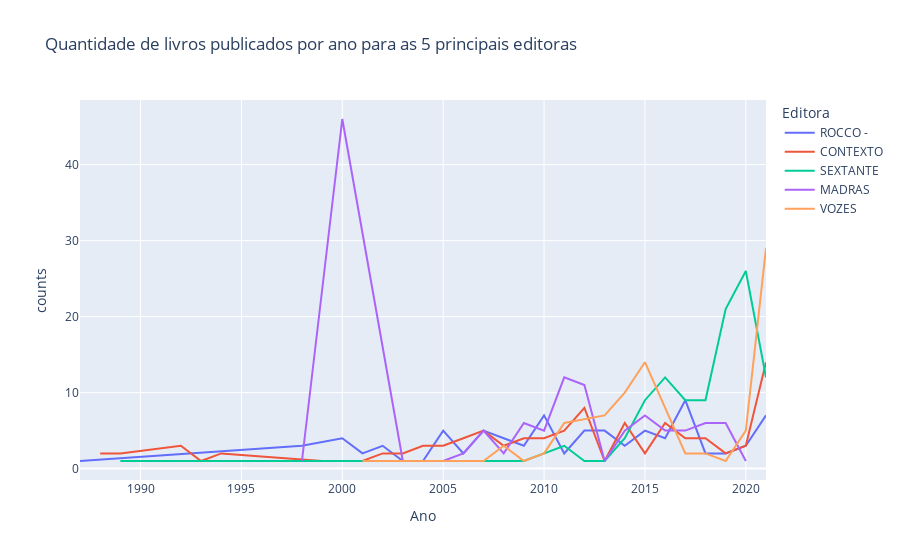

The code cell stored with this chart in its notebook:
### Code cell
ano_cat_dist = df[df['Editora'].isin(top_5_editoras)].groupby(by=['Ano','Editora']).size().reset_index(name='counts')
fig = px.line(ano_cat_dist, x="Ano", y="counts", color='Editora',title='Quantidade de livros publicados por ano para as 5 principais editoras')
fig.show()

### Figure 1 — Plotly figure (JSON) as saved in the notebook; plotly's stock layout.template omitted (floating-point values rounded to 4 significant figures)
{"data": [{"hovertemplate": "Editora=ROCCO -<br>Ano=%{x}<br>counts=%{y}<extra></extra>", "legendgroup": "ROCCO -", "line": {"color": "#636efa", "dash": "solid"}, "mode": "lines", "name": "ROCCO -", "orientation": "v", "showlegend": true, "type": "scatter", "x": [1987, 1998, 2000, 2001, 2002, 2003, 2004, 2005, 2006, 2007, 2008, 2009, 2010, 2011, 2012, 2013, 2014, 2015, 2016, 2017, 2018, 2019, 2020, 2021], "xaxis": "x", "y": [1, 3, 4, 2, 3, 1, 1, 5, 2, 5, 4, 3, 7, 2, 5, 5, 3, 5, 4, 9, 2, 2, 3, 7], "yaxis": "y"}, {"hovertemplate": "Editora=CONTEXTO<br>Ano=%{x}<br>counts=%{y}<extra></extra>", "legendgroup": "CONTEXTO", "line": {"color": "#EF553B", "dash": "solid"}, "mode": "lines", "name": "CONTEXTO", "orientation": "v", "showlegend": true, "type": "scatter", "x": [1988, 1989, 1992, 1993, 1994, 1999, 2000, 2001, 2002, 2003, 2004, 2005, 2006, 2007, 2008, 2009, 2010, 2011, 2012, 2013, 2014, 2015, 2016, 2017, 2018, 2019, 2020, 2021], "xaxis": "x", "y": [2, 2, 3, 1, 2, 1, 1, 1, 2, 2, 3, 3, 4, 5, 3, 4, 4, 5, 8, 1, 6, 2, 6, 4, 4, 2, 3, 14], "yaxis": "y"}, {"hovertemplate": "Editora=SEXTANTE<br>Ano=%{x}<br>counts=%{y}<extra></extra>", "legendgroup": "SEXTANTE", "line": {"color": "#00cc96", "dash": "solid"}, "mode": "lines", "name": "SEXTANTE", "orientation": "v", "showlegend": true, "type": "scatter", "x": [1989, 1992, 2002, 2009, 2011, 2012, 2013, 2014, 2015, 2016, 2017, 2018, 2019, 2020, 2021], "xaxis": "x", "y": [1, 1, 1, 1, 3, 1, 1, 4, 9, 12, 9, 9, 21, 26, 12], "yaxis": "y"}, {"hovertemplate": "Editora=MADRAS<br>Ano=%{x}<br>counts=%{y}<extra></extra>", "legendgroup": "MADRAS", "line": {"color": "#ab63fa", "dash": "solid"}, "mode": "lines", "name": "MADRAS", "orientation": "v", "showlegend": true, "type": "scatter", "x": [1998, 2000, 2003, 2005, 2006, 2007, 2008, 2009, 2010, 2011, 2012, 2013, 2014, 2015, 2016, 2017, 2018, 2019, 2020], "xaxis": "x", "y": [1, 46, 1, 1, 2, 5, 2, 6, 5, 12, 11, 1, 5, 7, 5, 5, 6, 6, 1], "yaxis": "y"}, {"hovertemplate": "Editora=VOZES<br>Ano=%{x}<br>counts=%{y}<extra></extra>", "legendgroup": "VOZES", "line": {"color": "#FFA15A", "dash": "solid"}, "mode": "lines", "name": "VOZES", "orientation": "v", "showlegend": true, "type": "scatter", "x": [2001, 2003, 2004, 2007, 2008, 2009, 2010, 2011, 2013, 2014, 2015, 2016, 2017, 2018, 2019, 2020, 2021], "xaxis": "x", "y": [1, 1, 1, 1, 3, 1, 2, 6, 7, 10, 14, 8, 2, 2, 1, 5, 29], "yaxis": "y"}], "layout": {"legend": {"title": {"text": "Editora"}, "tracegroupgap": 0}, "title": {"text": "Quantidade de livros publicados por ano para as 5 principais editoras"}, "xaxis": {"anchor": "y", "domain": [0, 1], "title": {"text": "Ano"}}, "yaxis": {"anchor": "x", "domain": [0, 1], "title": {"text": "counts"}}}}
